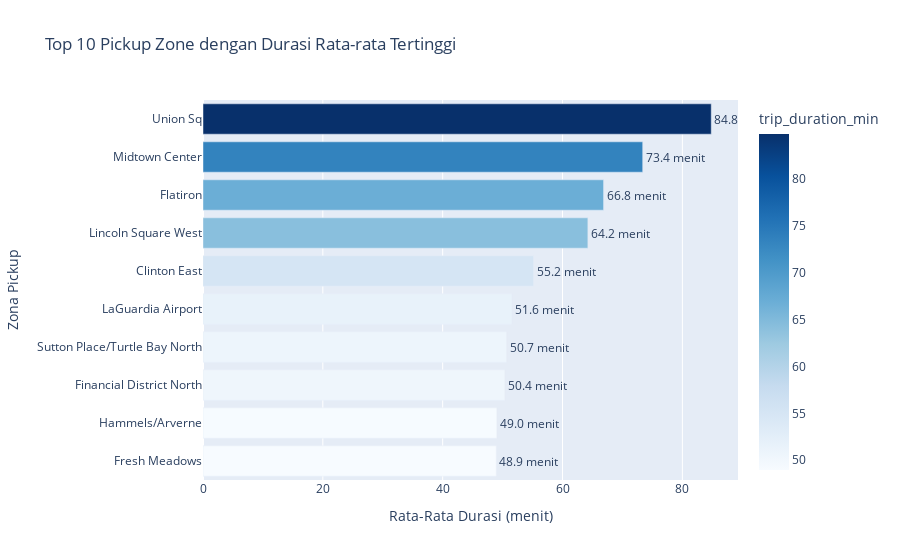

Notebook cell for this chart:
### Markdown cell above
### Rata-Rata Durasi Perjalanan

### Code cell
pu_duration = df.groupby('PU_Zone')['trip_duration_min'].mean().sort_values(ascending=False).head(10).reset_index()

fig = px.bar(
    pu_duration,
    x='trip_duration_min',
    y='PU_Zone',
    orientation='h',
    text='trip_duration_min',
    color='trip_duration_min',
    color_continuous_scale='Blues',
    title='Top 10 Pickup Zone dengan Durasi Rata-rata Tertinggi'
)
fig.update_traces(texttemplate='%{text:.1f} menit', textposition='outside')
fig.update_layout(yaxis={'categoryorder':'total ascending'},
                  xaxis_title='Rata-Rata Durasi (menit)',
                  yaxis_title='Zona Pickup')
fig.show()

### Figure 1 — Plotly figure (JSON) as saved in the notebook; plotly's stock layout.template omitted (floating-point values rounded to 4 significant figures)
{"data": [{"hovertemplate": "trip_duration_min=%{marker.color}<br>PU_Zone=%{y}<extra></extra>", "legendgroup": "", "marker": {"color": [84.82, 73.38, 66.85, 64.23, 55.16, 51.57, 50.68, 50.38, 49.04, 48.95], "coloraxis": "coloraxis", "pattern": {"shape": ""}}, "name": "", "orientation": "h", "showlegend": false, "text": [84.82, 73.38, 66.85, 64.23, 55.16, 51.57, 50.68, 50.38, 49.04, 48.95], "textposition": "outside", "texttemplate": "%{text:.1f} menit", "type": "bar", "x": [84.82, 73.38, 66.85, 64.23, 55.16, 51.57, 50.68, 50.38, 49.04, 48.95], "xaxis": "x", "y": ["Union Sq", "Midtown Center", "Flatiron", "Lincoln Square West", "Clinton East", "LaGuardia Airport", "Sutton Place/Turtle Bay North", "Financial District North", "Hammels/Arverne", "Fresh Meadows"], "yaxis": "y"}], "layout": {"barmode": "relative", "coloraxis": {"colorbar": {"title": {"text": "trip_duration_min"}}, "colorscale": [[0, "rgb(247,251,255)"], [0.125, "rgb(222,235,247)"], [0.25, "rgb(198,219,239)"], [0.375, "rgb(158,202,225)"], [0.5, "rgb(107,174,214)"], [0.625, "rgb(66,146,198)"], [0.75, "rgb(33,113,181)"], [0.875, "rgb(8,81,156)"], [1, "rgb(8,48,107)"]]}, "legend": {"tracegroupgap": 0}, "title": {"text": "Top 10 Pickup Zone dengan Durasi Rata-rata Tertinggi"}, "xaxis": {"anchor": "y", "domain": [0, 1], "title": {"text": "Rata-Rata Durasi (menit)"}}, "yaxis": {"anchor": "x", "categoryorder": "total ascending", "domain": [0, 1], "title": {"text": "Zona Pickup"}}}}
